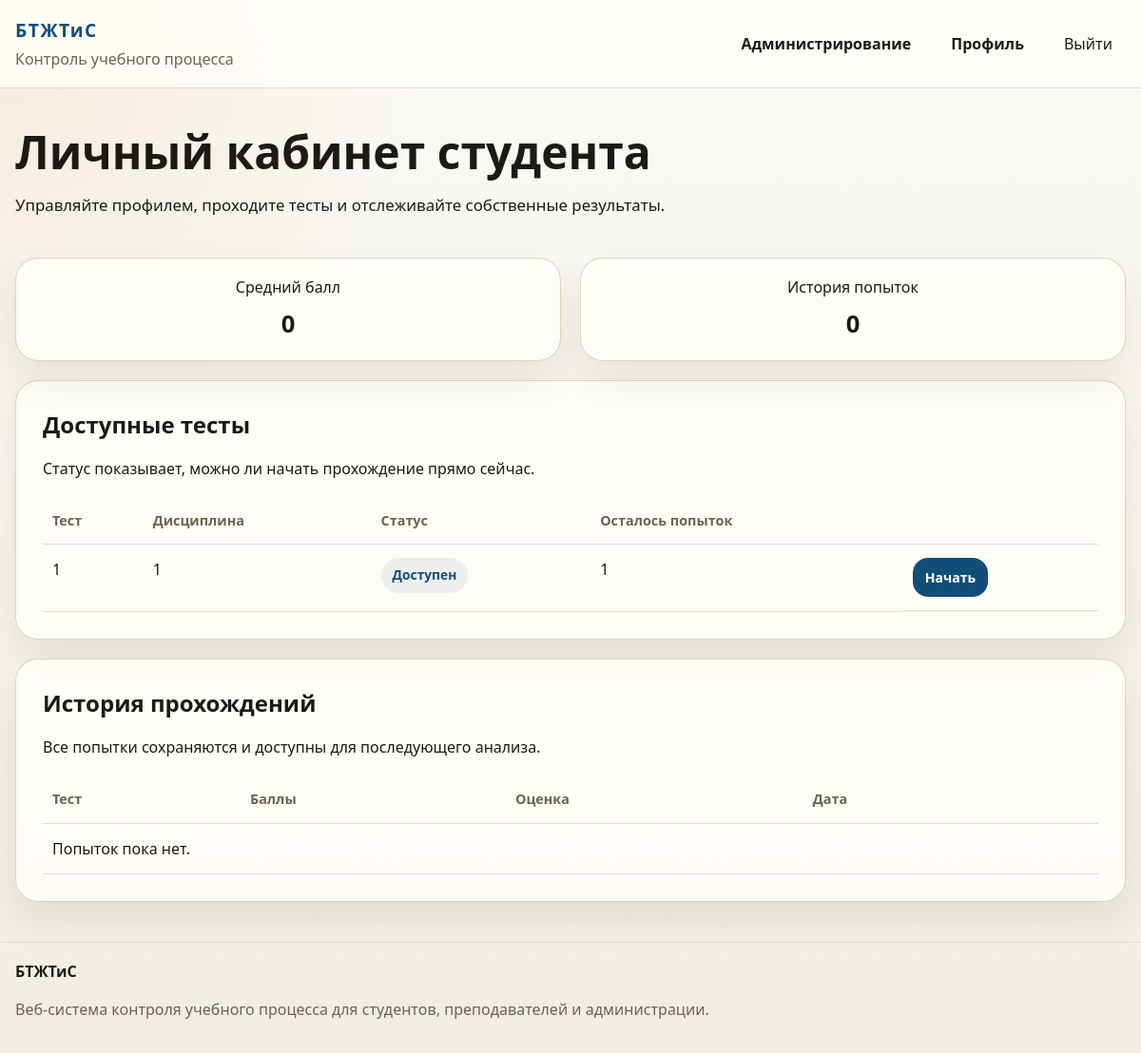
The app's page /student/ (signed in), older data.
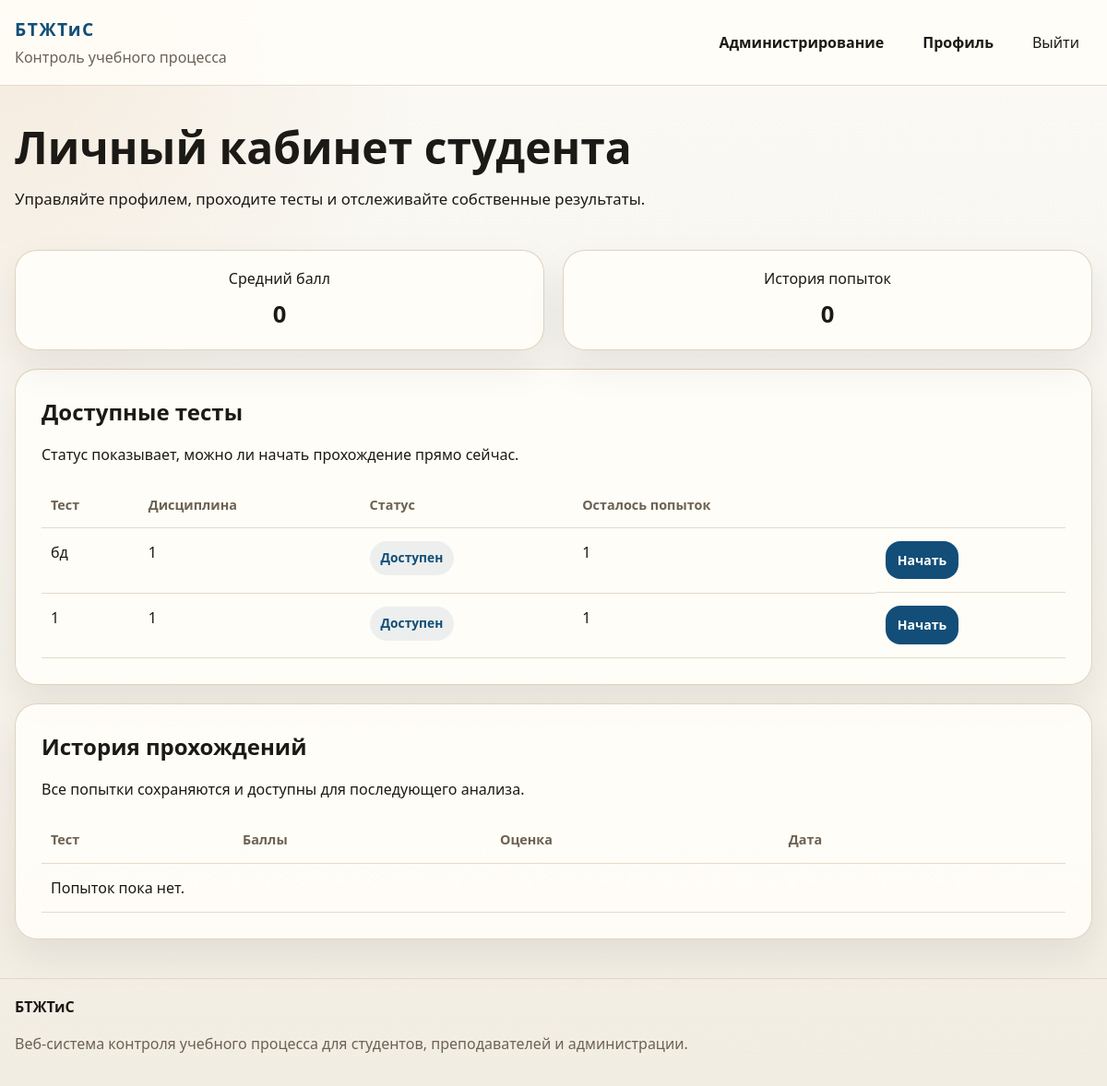
The same page, newer data.
### education/models.py (models this page shows, shortened)
class Test(models.Model):
    title = models.CharField("Название теста", max_length=200)
    description = models.TextField("Описание", blank=True)
    discipline = models.ForeignKey(
        Discipline,
        on_delete=models.CASCADE,
        related_name="tests",
        verbose_name="Дисциплина",
    )
    author = models.ForeignKey(
        settings.AUTH_USER_MODEL,
        on_delete=models.CASCADE,
        related_name="created_tests",
        limit_choices_to={"role": ROLE_TEACHER},
        verbose_name="Автор",
    )
    groups = models.ManyToManyField(
        AcademicGroup,
        related_name="tests",
        blank=True,
        verbose_name="Доступные группы",
    )
    time_limit_minutes = models.PositiveIntegerField("Лимит времени (мин.)", default=30)
    max_attempts = models.PositiveIntegerField("Максимум попыток", default=1)
    allow_retake = models.BooleanField("Разрешить повторное прохождение", default=False)
    is_published = models.BooleanField("Опубликован", default=False)
    available_from = models.DateTimeField("Доступен с", blank=True, null=True)
    available_to = models.DateTimeField("Доступен до", blank=True, null=True)
    created_at = models.DateTimeField("Создан", auto_now_add=True)
    updated_at = models.DateTimeField("Обновлён", auto_now=True)
    class Meta:
        db_table = "tests"
        ordering = ["-updated_at", "title"]
        verbose_name = "Тест"
        verbose_name_plural = "Тесты"
    def is_open_now(self):
        now = timezone.now()
        if self.available_from and now < self.available_from:
            return False
        if self.available_to and now > self.available_to:
            return False
        return True
    def completed_attempts_for(self, student):
        return self.attempts.filter(student=student, is_finished=True).count()
    def attempts_left_for(self, student):
        return max(self.max_attempts - self.completed_attempts_for(student), 0)
    def is_available_for(self, student):
        if not self.is_published or not self.is_open_now():
            return False
        if self.groups.exists():
            if not student.academic_group:
                return False
            if not self.groups.filter(pk=student.academic_group_id).exists():
                return False
        return self.completed_attempts_for(student) < self.max_attempts

class Discipline(models.Model):
    name = models.CharField("Дисциплина", max_length=120, unique=True)
    code = models.CharField("Код", max_length=20, blank=True)
    description = models.TextField("Описание", blank=True)
    teachers = models.ManyToManyField(
        settings.AUTH_USER_MODEL,
        related_name="disciplines_taught",
        blank=True,
        limit_choices_to={"role": ROLE_TEACHER},
        verbose_name="Преподаватели",
    )
    groups = models.ManyToManyField(
        AcademicGroup,
        related_name="disciplines",
        blank=True,
        verbose_name="Учебные группы",
    )
    class Meta:
        db_table = "disciplines"
        ordering = ["name"]
        verbose_name = "Дисциплина"
        verbose_name_plural = "Дисциплины"

### education/views.py (the view)
# urls.py: path("student/", views.student_dashboard, name="student_dashboard"),
@role_required(User.Role.STUDENT)
def student_dashboard(request):
    tests = Test.objects.filter(is_published=True).select_related("discipline", "author").prefetch_related("groups")
    if request.user.academic_group:
        tests = tests.filter(Q(groups=request.user.academic_group) | Q(groups__isnull=True)).distinct()
    else:
        tests = tests.filter(groups__isnull=True)
    test_rows = []
    for test in tests:
        active_attempt = test.attempts.filter(student=request.user, is_finished=False).first()
        test_rows.append(
            {
                "test": test,
                "active_attempt": active_attempt,
                "can_start": test.is_available_for(request.user) and active_attempt is None,
                "attempts_left": test.attempts_left_for(request.user),
                "status": (
                    "В процессе"
                    if active_attempt
                    else "Доступен"
                    if test.is_available_for(request.user)
                    else "Недоступен"
                ),
            }
        )
    attempts = request.user.attempts.select_related("test", "test__discipline").all()
    average_score = attempts.filter(is_finished=True).aggregate(avg=Avg("score")).get("avg") or 0
    context = {
        "test_rows": test_rows,
        "attempts": attempts,
        "average_score": round(average_score, 1),
    }
    return render(request, "education/student_dashboard.html", context)

### education/context_processors.py (called while the page is built)
def site_meta(request):
    view_name = getattr(getattr(request, "resolver_match", None), "view_name", "")
    meta = DEFAULT_META | ROUTE_META.get(view_name, {})
    meta["url"] = request.build_absolute_uri()
    meta["image"] = request.build_absolute_uri(static("education/img/og-cover.svg"))
    meta["og_title"] = meta["title"]
    return {
        "site_meta": meta,
        "current_view_name": view_name,
    }

### education/models.py (called while the page is built)
    @property
    def is_administrator(self):
        return self.role == self.Role.ADMINISTRATOR or self.is_superuser

### education/utils.py (called while the page is built)
def role_required(*roles):
    def decorator(view_func):
        @wraps(view_func)
        def _wrapped_view(request, *args, **kwargs):
            if not request.user.is_authenticated:
                return redirect("login")
            if request.user.is_superuser or request.user.role in roles:
                return view_func(request, *args, **kwargs)
            messages.error(request, "У вас нет доступа к данному разделу.")
            return redirect(dashboard_url_for(request.user))
        return _wrapped_view
    return decorator

### templates/education/student_dashboard.html (shortened to what the changed rows need)
{% extends "base.html" %}
{% block content %}
<section class="section">
    <div class="container">
        <div class="page-head page-head-inline">
            <div>
                <h1>Личный кабинет студента</h1>
            </div>
        </div>
        <section class="panel panel-top-space">
            <div class="section-head">
                <h2>Доступные тесты</h2>
            </div>
            <div class="table-wrap">
                <table class="data-table">
                    <thead>
                        <tr>
                            <th>Тест</th>
                            <th>Дисциплина</th>
                            <th>Статус</th>
                            <th>Осталось попыток</th>
                            <th></th>
                        </tr>
                    </thead>
                    <tbody>
                        {% for row in test_rows %}
                            <tr>
                                <td>{{ row.test.title }}</td>
                                <td>{{ row.test.discipline.name }}</td>
                                <td><span class="pill">{{ row.status }}</span></td>
                                <td>{{ row.attempts_left }}</td>
                                <td class="actions-cell">
                                    {% if row.active_attempt %}
                                        <a class="btn btn-secondary btn-small" href="{% url 'education:take_test' row.active_attempt.pk 1 %}">Продолжить</a>
                                    {% elif row.can_start %}
                                        <a class="btn btn-primary btn-small" href="{% url 'education:start_test' row.test.pk %}">Начать</a>
                                    {% else %}
                                        <span class="muted">Нет действия</span>
                                    {% endif %}
                                </td>
                            </tr>
                        {% empty %}
                            <tr>
                                <td colspan="5">Для вашей группы пока нет опубликованных тестов.</td>
                            </tr>
                        {% endfor %}
                    </tbody>
                </table>
            </div>
        </section>
        <section class="panel panel-top-space">
            <div class="section-head">
                <h2>История прохождений</h2>
            </div>
            <div class="table-wrap">
                <table class="data-table">
                    <thead>
                        <tr>
                            <th>Тест</th>
                            <th>Баллы</th>
                            <th>Оценка</th>
                            <th>Дата</th>
                            <th></th>
                        </tr>
                    </thead>
                </table>
            </div>
        </section>
    </div>
</section>
{% endblock %}

Row changes from the older to the newer data that the page shows:
now on this page (row edited): Test: test "бд", test.discipline.name "1", status "Доступен", attempts_left "1"
